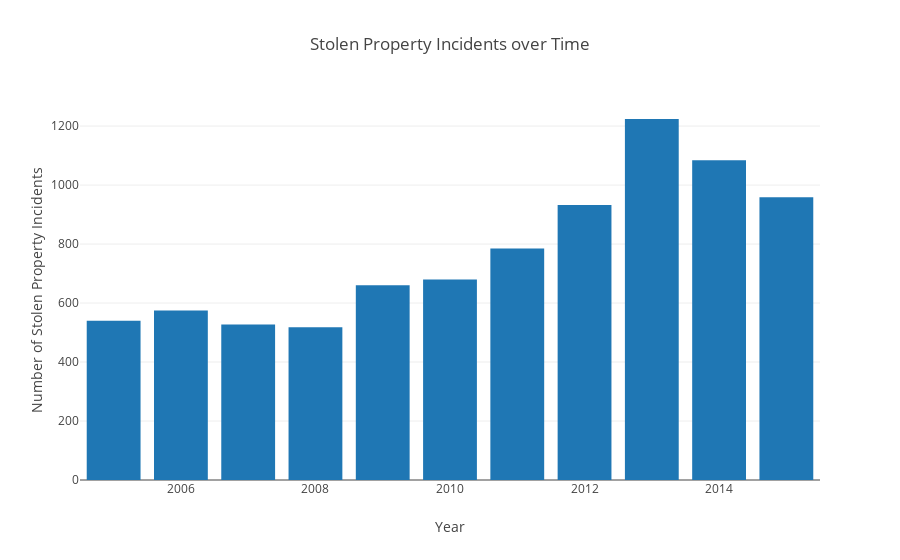

The cell this chart's notebook holds for it:
### Code cell
plotly.offline.iplot(fig3)

### Figure 1 — Plotly figure (JSON) as saved in the notebook; plotly's stock layout.template omitted (floating-point values rounded to 4 significant figures)
{"data": [{"type": "bar", "x": [2005, 2006, 2007, 2008, 2009, 2010, 2011, 2012, 2013, 2014, 2015], "y": [540, 575, 527, 518, 660, 680, 785, 932, 1224, 1084, 959]}], "layout": {"title": "Stolen Property Incidents over Time", "xaxis": {"title": "Year", "titlefont": {"size": 14}}, "yaxis": {"title": "Number of Stolen Property Incidents", "titlefont": {"size": 14}}}}
